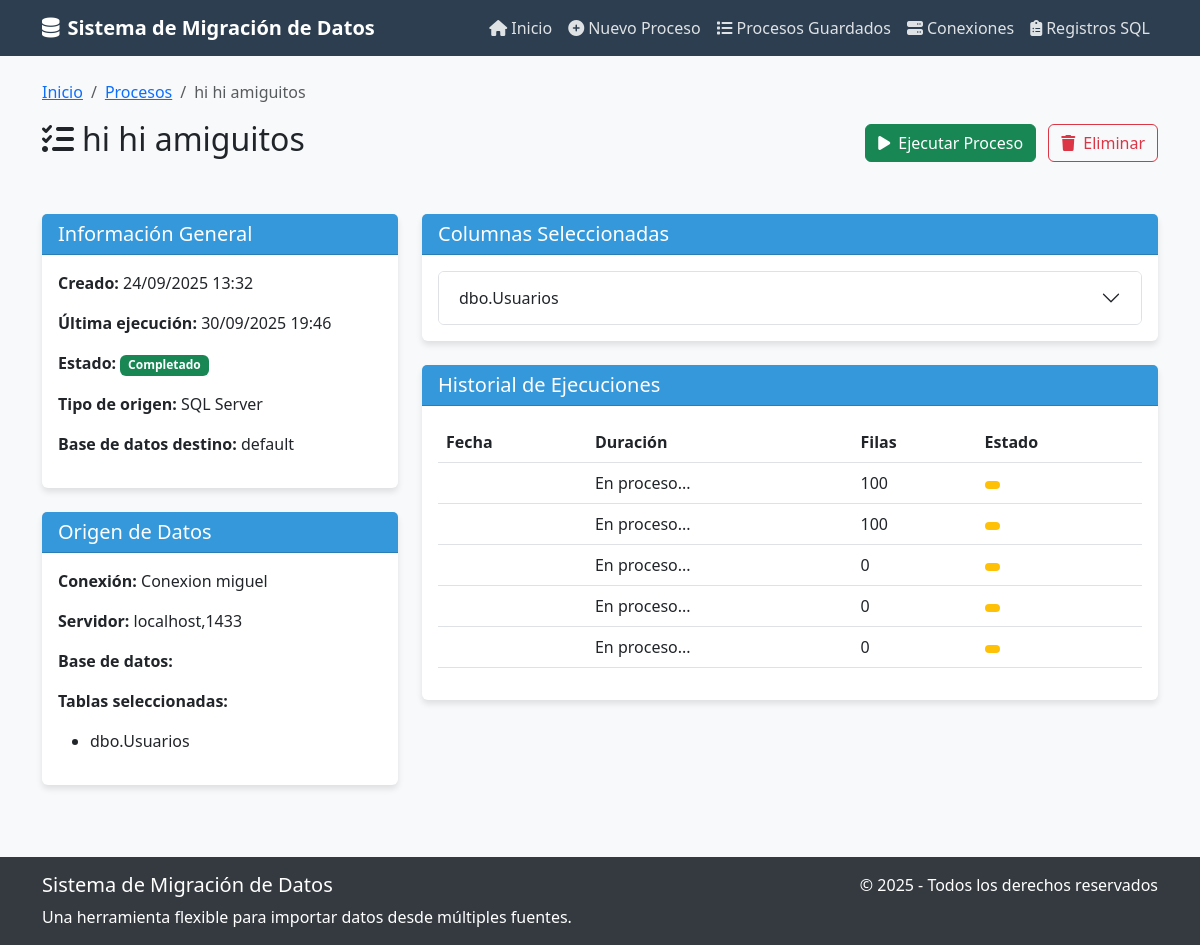
The app's page /automatizacion/process/4/, older data.
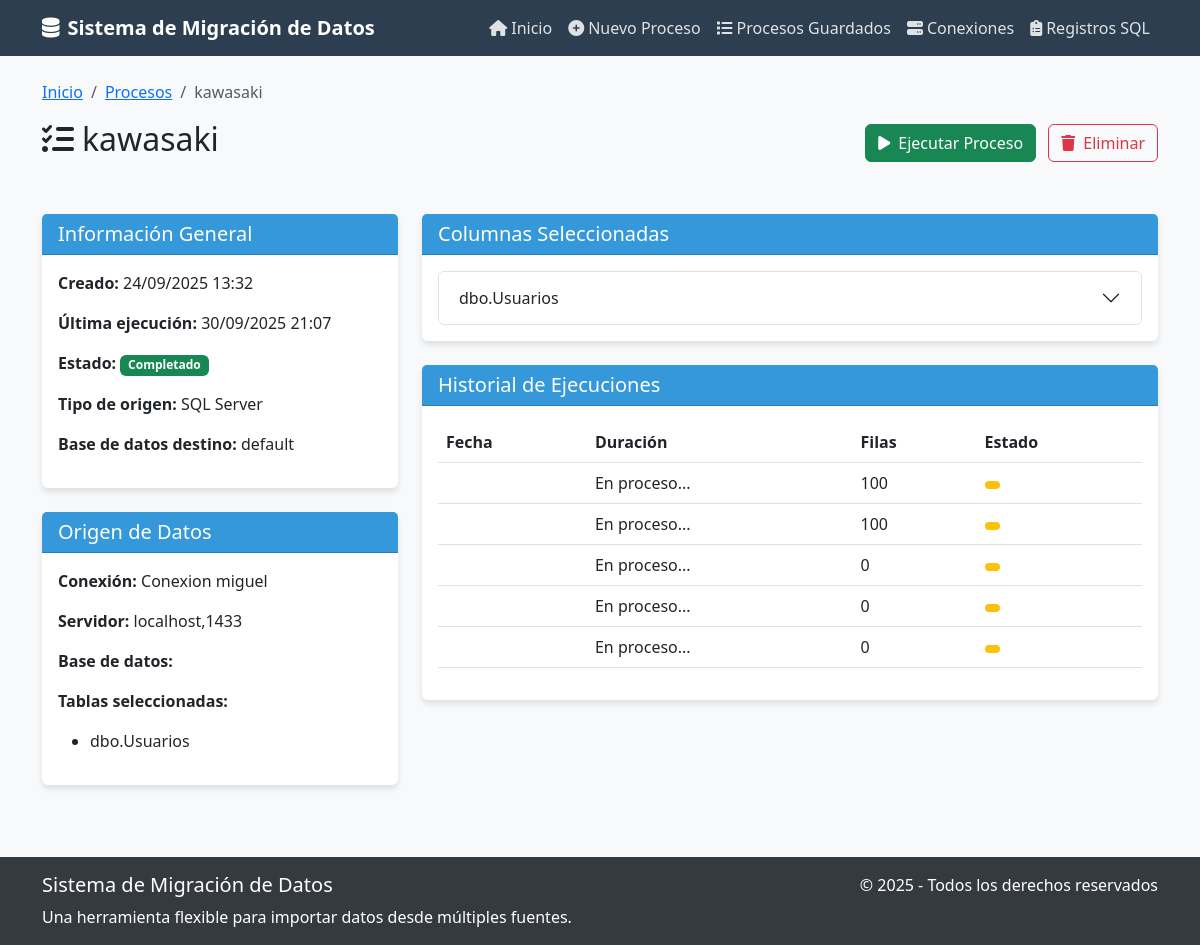
The same page, newer data.
### automatizacion/models.py (models this page shows, shortened)
class MigrationProcess(models.Model):
    STATUS_CHOICES = [
        ('draft', 'Borrador'),
        ('db_selected', 'Base de datos seleccionada'),
        ('tables_selected', 'Tablas seleccionadas'),
        ('columns_selected', 'Columnas seleccionadas'),
        ('configured', 'Configurado'),
        ('validated', 'Validado'),
        ('ready', 'Listo para ejecutar'),
        ('running', 'En ejecución'),
        ('completed', 'Completado'),
        ('failed', 'Fallido'),
    ]
    name = models.CharField(max_length=255)
    description = models.TextField(blank=True, null=True)
    source = models.ForeignKey(DataSource, on_delete=models.CASCADE, related_name='processes')
    selected_sheets = models.JSONField(null=True, blank=True)  # Lista de hojas seleccionadas
    selected_database = models.CharField(max_length=100, blank=True, null=True)  # Base de datos seleccionada
    selected_tables = models.JSONField(null=True, blank=True)  # Lista de tablas seleccionadas
    selected_columns = models.JSONField(null=True, blank=True)  # Dict de columnas seleccionadas por tabla/hoja
    target_db_name = models.CharField(max_length=100, default='default')
    target_db_connection = models.ForeignKey(DatabaseConnection, on_delete=models.SET_NULL, null=True, blank=True, related_name='target_processes')
    target_table = models.CharField(max_length=100, blank=True, null=True)  # Tabla de destino
    status = models.CharField(max_length=20, choices=STATUS_CHOICES, default='draft')
    created_at = models.DateTimeField(auto_now_add=True)
    last_run = models.DateTimeField(null=True, blank=True)
    allow_rollback = models.BooleanField(default=True)
    last_checkpoint = models.JSONField(null=True, blank=True)  # Para almacenar puntos de restauración

class DataSource(models.Model):
    TYPE_CHOICES = [
        ('excel', 'Excel (.xlsx)'),
        ('csv', 'CSV'),
        ('sql', 'SQL Server'),
    ]
    name = models.CharField(max_length=255)
    source_type = models.CharField(max_length=20, choices=TYPE_CHOICES)
    file_path = models.CharField(max_length=255, blank=True, null=True)  # Solo para archivos
    connection = models.ForeignKey(DatabaseConnection, on_delete=models.SET_NULL, null=True, blank=True)  # Solo para SQL
    created_at = models.DateTimeField(auto_now_add=True)

### automatizacion/views.py (the view)
# urls.py: path('process/<int:process_id>/', views.view_process, name='view_process'),
def view_process(request, process_id):
    process = get_object_or_404(MigrationProcess, pk=process_id)
    logs = process.logs.all().order_by('-timestamp')[:10]
    context = {
        'process': process,
        'logs': logs
    }
    if process.source.source_type == 'excel' or process.source.source_type == 'csv':
        context['file_path'] = process.source.file_path
    elif process.source.source_type == 'sql':
        context['connection'] = process.source.connection
    return render(request, 'automatizacion/view_process.html', context)

### proyecto_automatizacion/templates/automatizacion/view_process.html (shortened to what the changed rows need)
{% extends "base.html" %}
{% block content %}
<div class="row mb-4">
    <div class="col-md-12">
        <nav aria-label="breadcrumb">
            <ol class="breadcrumb">
                <li class="breadcrumb-item"><a href="{% url 'automatizacion:index' %}">Inicio</a></li>
                <li class="breadcrumb-item"><a href="{% url 'automatizacion:list_processes' %}">Procesos</a></li>
                <li class="breadcrumb-item active">{{ process.name }}</li>
            </ol>
        </nav>
        <div class="d-flex justify-content-between align-items-center mb-4">
            <h2><i class="fas fa-tasks me-2"></i>{{ process.name }}</h2>
            <div>
                <a href="{% url 'automatizacion:run_process' process.id %}" class="btn btn-success">
                </a>
                <a href="{% url 'automatizacion:delete_process' process.id %}" class="btn btn-outline-danger ms-2">
                </a>
            </div>
        </div>
    </div>
</div>
<div class="row">
    <div class="col-md-4">
        <div class="card mb-4">
            <div class="card-body">
                <p><strong>Creado:</strong> {{ process.created_at|date:"d/m/Y H:i" }}</p>
                <p><strong>Última ejecución:</strong>
                    {% if process.last_run %}
                        {{ process.last_run|date:"d/m/Y H:i" }}
                    {% else %}
                        Nunca
                    {% endif %}
                </p>
                <p><strong>Estado:</strong>
                    <span class="badge {% if process.status == 'completed' %}bg-success{% elif process.status == 'failed' %}bg-danger{% elif process.status == 'running' %}bg-warning{% else %}bg-secondary{% endif %}">
                        {{ process.get_status_display }}
                    </span>
                </p>
                <p><strong>Tipo de origen:</strong> {{ process.source.get_source_type_display }}</p>
                <p><strong>Base de datos destino:</strong> {{ process.target_db_name }}</p>
            </div>
        </div>
    </div>
    <div class="col-md-8">
        <div class="card mb-4">
            <div class="card-body">
                {% if process.selected_columns %}
                    <div class="accordion" id="columnsAccordion">
                        {% for item_name, columns in process.selected_columns.items %}
                            <div class="accordion-item">
                                <h2 class="accordion-header" id="heading{{ forloop.counter }}">
                                    <button class="accordion-button collapsed" type="button" data-bs-toggle="collapse"
                                            data-bs-target="#collapse{{ forloop.counter }}"
                                            aria-expanded="false" aria-controls="collapse{{ forloop.counter }}">
                                        {{ item_name }}
                                    </button>
                                </h2>
                            </div>
                        {% endfor %}
                    </div>
                {% else %}
                    <div class="alert alert-warning">
                        No hay columnas seleccionadas.
                    </div>
                {% endif %}
            </div>
        </div>
        <div class="card">
            <div class="card-body">
                {% if logs %}
                    <div class="table-responsive">
                        <table class="table table-hover">
                            <thead>
                                <tr>
                                    <th>Fecha</th>
                                    <th>Duración</th>
                                    <th>Filas</th>
                                    <th>Estado</th>
                                </tr>
                            </thead>
                        </table>
                    </div>
                {% else %}
                    <div class="alert alert-info mb-0">
                        Este proceso no se ha ejecutado aún.
                    </div>
                {% endif %}
            </div>
        </div>
    </div>
</div>
{% endblock %}

Row changes from the older to the newer data that the page shows:
changed MigrationProcess "default": name "hi hi amiguitos" → "kawasaki"; last_run "30/09/2025 19:46" → "30/09/2025 21:07"
